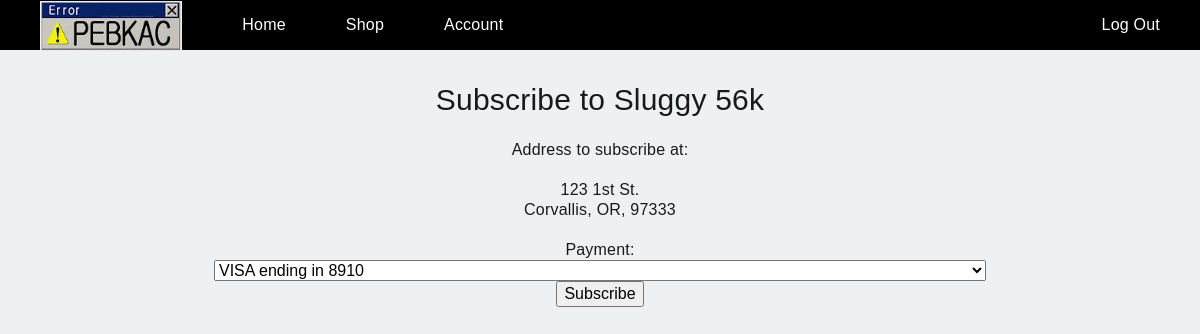
Page /subscribe.php?plan=1 (signed in) on the committed database.
### tables this page shows
CREATE TABLE Plan (
	id				INT AUTO_INCREMENT NOT NULL,
	name			VARCHAR(255),
	price			DECIMAL(9, 2),
	speed			INT,
	added_by		INT,
	PRIMARY KEY (id),
	FOREIGN KEY (added_by) REFERENCES Employee(id) ON DELETE SET NULL
);

CREATE TABLE Customer (
	id				INT AUTO_INCREMENT NOT NULL,
	username		VARCHAR(255) UNIQUE NOT NULL,
    	pass			CHAR(32),
    name			VARCHAR(255) NOT NULL,
	address_id		INT,
	PRIMARY KEY (id),
	FOREIGN KEY (address_id) REFERENCES Address(id) ON DELETE SET NULL
);

CREATE TABLE Address (
	id				INT AUTO_INCREMENT NOT NULL,
	num				INT NOT NULL,
	street			VARCHAR(255) NOT NULL,
	apt_no			INT,
    city			VARCHAR(255) NOT NULL,
	state				CHAR(2) NOT NULL,
	zip				DECIMAL(5) NOT NULL,
	PRIMARY KEY (id)
);

### public/setup.php (called while the page is built, shortened)
<?php
function clean_input($data) {
	$data = trim($data);
	$data = stripslashes($data);
	$data = htmlspecialchars($data);
	return $data;
}

### public/subscribe.php (the view, shortened to what this page needs)
<?php include '_header.php' ?>
<?php
	if(isset($_SESSION['type']) && isset($_SESSION['user']) && $_SESSION['type'] == 'customer') {
		$conn = mysqli_connect(DB_HOST, DB_USER, DB_PASSWORD, DB_NAME);
		$result = mysqli_query($conn, "SELECT c.username, c.name, a.num, a.street, a.apt_no, a.city, a.state, a.zip FROM Customer c LEFT JOIN Address a ON c.address_id = a.id WHERE c.id = " . $_SESSION['id']);
		$userInfo = mysqli_fetch_row($result);
		$planId = mysqli_real_escape_string($conn, $_GET['plan']);
		$result = mysqli_query($conn, 'SELECT name, price, speed FROM Plan WHERE id = ' . $planId);
		if($result) {
			$planInfo = mysqli_fetch_row($result);
			$planName = $planInfo[0];
			echo '<h1>Subscribe to ' . clean_input($planName) . '</h1>';
		}
		echo '<form action="dosubscribe.php"  method="post">';
		echo '<br>Address to subscribe at:<br><br>';
		echo clean_input($userInfo[2]) . ' ' . clean_input($userInfo[3]);
		echo '<br>';
		echo  clean_input($userInfo[5]) . ', ' .  clean_input($userInfo[6]) . ', ' .  clean_input($userInfo[7]);
		echo '<br><br>';
		$result = mysqli_query($conn, "SELECT id, name, cc_type, cc_number, expiration_date FROM Billing_Info WHERE user_id = " . $_SESSION['id']);
		$num_cards = mysqli_num_rows($result);
		echo 'Payment:';
		if($num_cards > 0) {
			echo '<select name="card">';
			for($i = 0; $i < $num_cards; $i++) {
				$thisCard = mysqli_fetch_row($result);
				echo '<option value = "' . clean_input($thisCard[0]) . '">' . clean_input($thisCard[2]) . ' ending in ' . substr((string)clean_input($thisCard[3]), -4) . '</option>';
			}
			echo '<input type="submit" name="action" value="Subscribe">';
			echo '</select>';
		} else {
			echo 'Please <a href="account.php">add a card</a> before subscribing to a plan.';
		}
		echo '</form>';
	}
?>
<?php include '_footer.php' ?>

### rows in the picture
plan: name "Sluggy 56k"
customer: address.num "123", address.street "1st St.", address.city "Corvallis", address.state "OR", address.zip "97333"

### other values in the picture
form field card "VISA ending in 8910"
